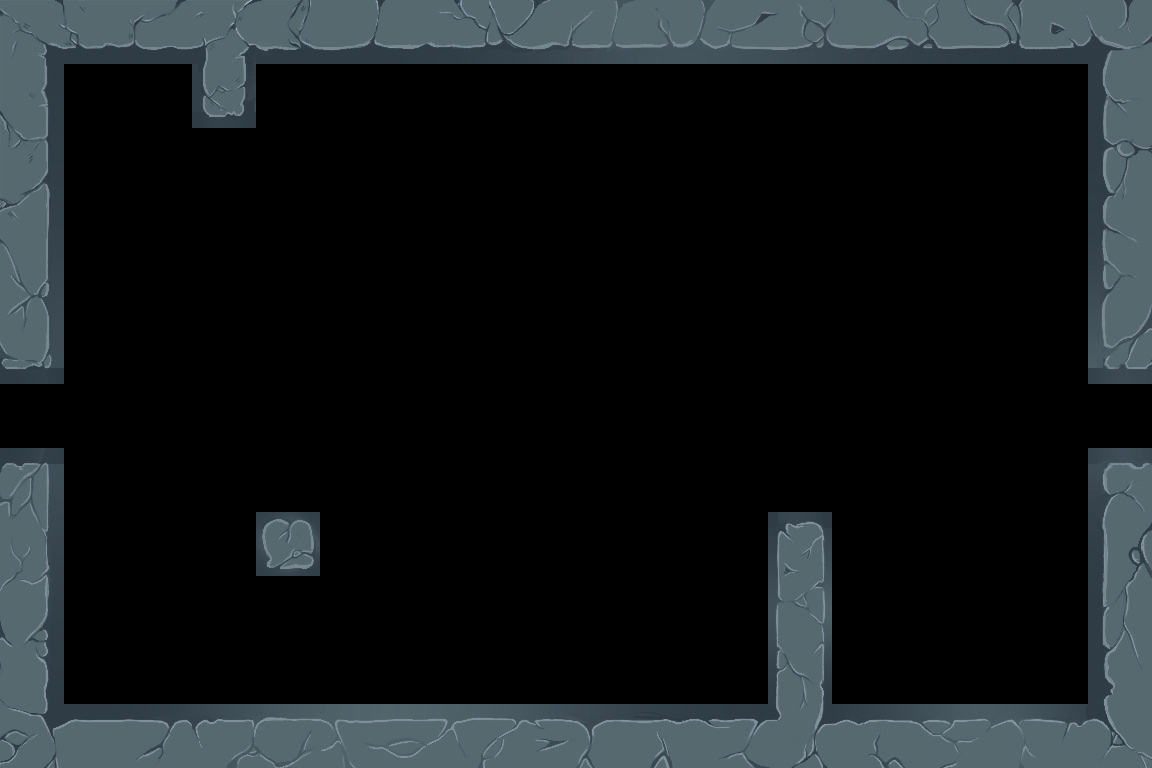

This is a level from a 2D game, rendered from its Tiled map with the project's own tilesets. A one-line summary and the map file follow, with tile-layer data summarised:
An orthogonal 18x12 tile map with 64x64 px tiles, 1 tile layer (Tile Layer 1), 3 tilesets.

<map version="1.0" orientation="orthogonal" renderorder="right-down" width="18" height="12" tilewidth="64" tileheight="64" nextobjectid="1">
 <tileset firstgid="1" name="cracked_concrete_wall" tilewidth="64" tileheight="64" tilecount="216" columns="18">
  <image source="cracked_concrete_wall.jpg" width="1152" height="768" />
 </tileset>
 <tileset firstgid="217" name="cracked_concrete_wall" tilewidth="64" tileheight="64" tilecount="216" columns="18">
  <image source="cracked_concrete_wall.jpg" width="1152" height="768" />
 </tileset>
 <tileset firstgid="433" name="cracked_concrete_box" tilewidth="64" tileheight="64" tilecount="1" columns="1">
  <image source="cracked_concrete_box.jpg" width="64" height="64" />
 </tileset>
 <layer name="Tile Layer 1" width="18" height="12">
  <data>[216 cells, 59 non-empty, 59 distinct tile ids]</data>
 </layer>
</map>
